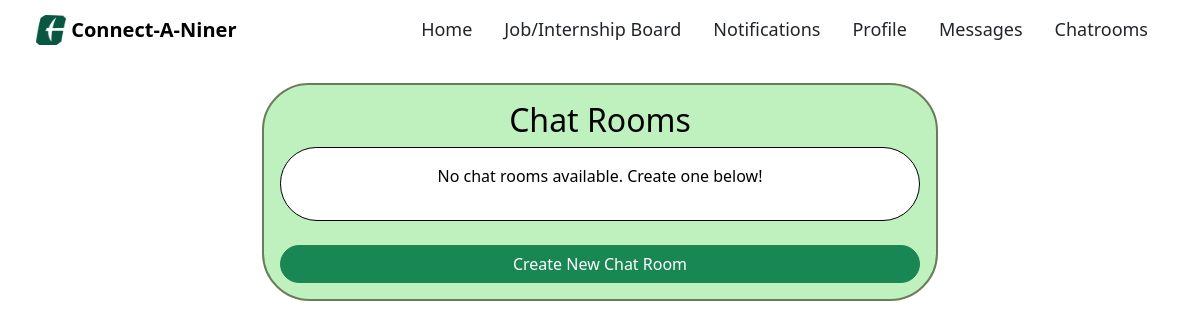
Before: /chatrooms/ (signed in) with the older database file.
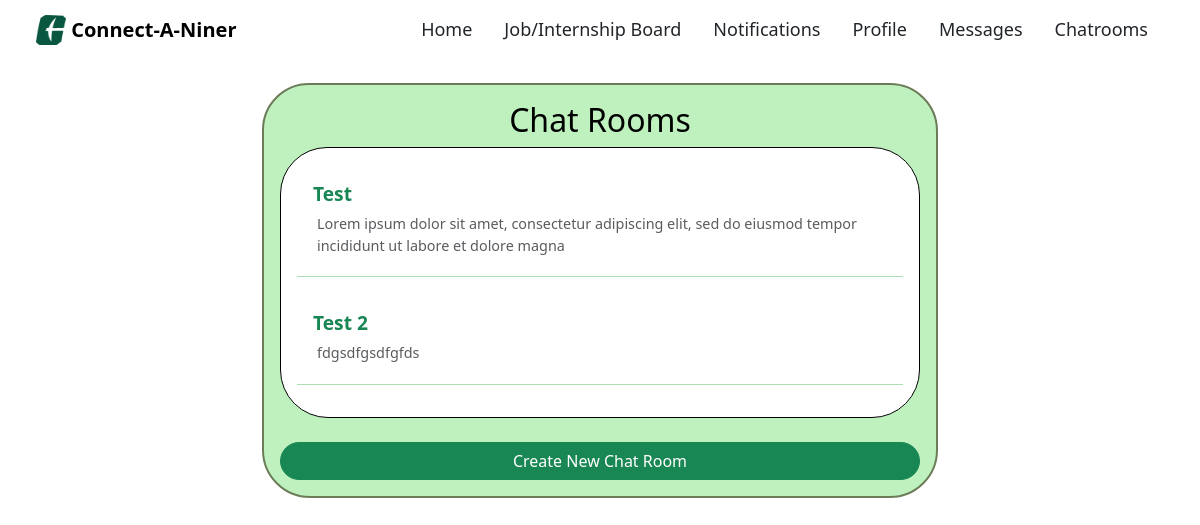
After: the same page with the newer database file.
### base/models.py (models this page shows, shortened)
class ChatRoom(models.Model):
    name = models.CharField(max_length=255, unique=True)
    description = models.TextField(blank=True, null=True)
    created_by = models.ForeignKey(User, on_delete=models.CASCADE, related_name='created_chatrooms')
    participants = models.ManyToManyField(User, related_name='chatrooms')
    created_at = models.DateTimeField(auto_now_add=True)

### base/views.py (the view)
# urls.py: path('chatrooms/', views.chatroom_list, name='chatroom_list'),
@login_required
def chatroom_list(request):
    chatrooms = ChatRoom.objects.all()
    return render(request, 'discussion/chatroom_list.html', {'chatrooms': chatrooms})

### base/templates/discussion/chatroom_list.html
{% extends 'base.html' %}
{% block content %}
<div class="container-fluid mt-4">
  <div class="row">
    <div class="col-lg-7 col-md-6 col-sm-12 mx-auto">
      <div
        class="p-3 border border-2"
        style="
          border-radius: 47px 48px 48px 48px;
          background-color: #bef1be;
          color: black;
          border-color: #6c7c59 !important;
        "
      >
        <h1 class="text-center fs-2">Chat Rooms</h1>
        <ul class="list-unstyled p-3 bg-white text-black mb-4"
            style="border-radius: 47px 48px 48px 48px; border: 1px solid black">
          {% for chatroom in chatrooms %}
          <li
            class="p-3 mb-3 border-bottom border-1"
            style="border-bottom-color: #ace1af !important"
          >
            <a
              href="{% url 'chatroom_detail' chatroom.id %}"
              class="text-success fw-bold text-decoration-none"
              style="font-size: 1.2rem;"
            >
              {{ chatroom.name }}
            </a>
            <p class="m-1 text-muted" style="font-size: 0.9rem;">
              {{ chatroom.description }}
            </p>
          </li>
          {% empty %}
          <p class="text-center">No chat rooms available. Create one below!</p>
          {% endfor %}
        </ul>
        <div class="text-center">
          <a
            href="{% url 'create_chatroom' %}"
            class="btn btn-success w-100"
            style="border-radius: 24px"
          >
            Create New Chat Room
          </a>
        </div>
      </div>
    </div>
  </div>
</div>
{% endblock %}

Changed rows visible on the page:
added ChatRoom: name "Test", description "Lorem ipsum dolor sit amet, consectetur adipiscing elit, sed do eiusmod tempor incididunt ut labore et dolore magna"
added ChatRoom: name "Test 2", description "fdgsdfgsdfgfds"
Other visible differences:
text no longer shown: "No chat rooms available. Create one below!"
